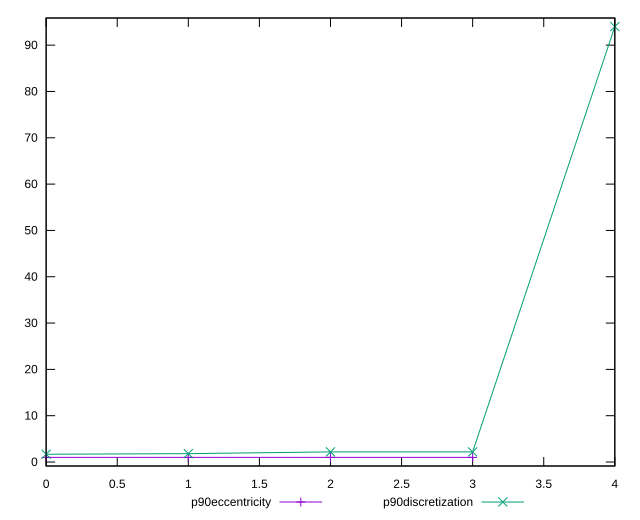

This figure's gnuplot source:
reset

$p90Eccentricity <<EOF
0 1.0000000000000013
1 1.0000000000000002
2 1.0000000000000004
3 1.0000000000000007
EOF

$p90Discretization <<EOF
0 1.6785714285714286
1 1.8076923076923077
2 2.186046511627907
3 2.186046511627907
4 94
EOF

set key outside below
set xrange [0:4]
set yrange [-0.8599999999999999:95.86]
set trange [-0.8599999999999999:95.86]
set terminal svg size 640, 520 enhanced background rgb 'white'
set output "report_00019_2021-02-10T18-14-37.922Z//render-blocking-resources/progression/eccentricity.svg"

plot $p90Eccentricity title "p90eccentricity" with linespoints, \
     $p90Discretization title "p90discretization" with linespoints

reset
